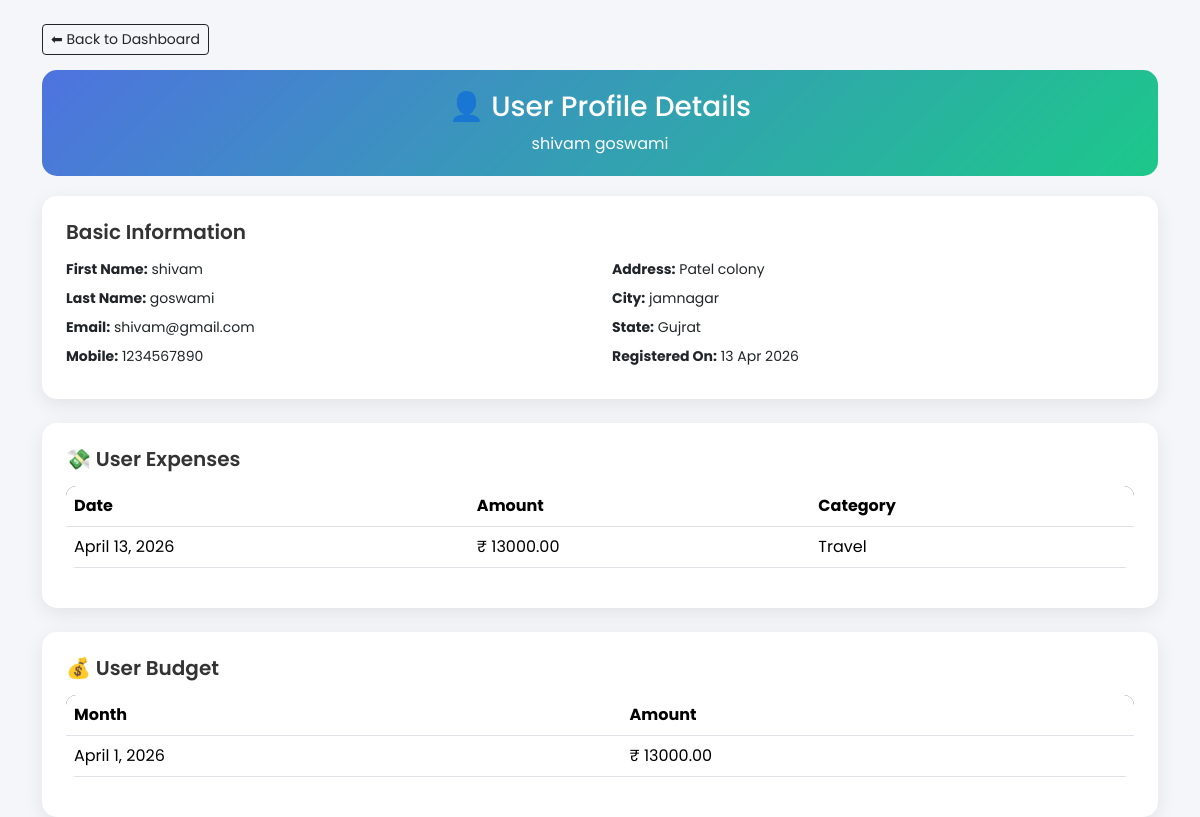
Page /user/8/ (signed in) on the earlier database version.
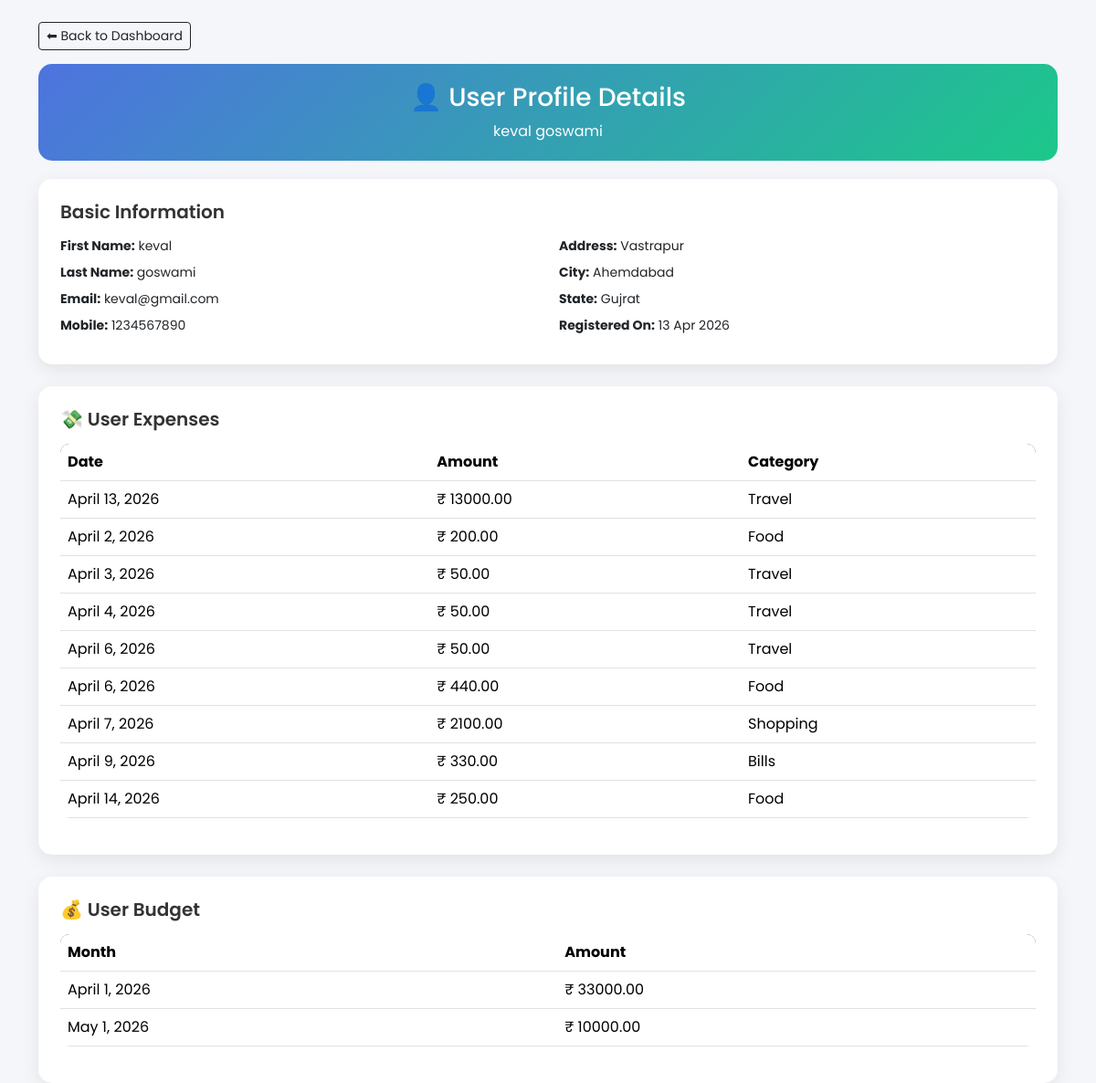
Same page on the later database version.
### web/models.py (models this page shows, shortened)
class user(models.Model):
    fname = models.CharField(max_length=30)
    lname = models.CharField(max_length=30)
    email = models.CharField(max_length=50)
    mobile = models.CharField(max_length=10)
    password = models.CharField(max_length=16)
    address = models.TextField(max_length=100)
    city = models.CharField(max_length=100)
    state = models.CharField(max_length=100)
    registration_date = models.DateTimeField(auto_now_add=True)

class expense(models.Model):
    user = models.ForeignKey(user, on_delete=models.CASCADE)
    date = models.DateField()
    amount = models.DecimalField(max_digits=10, decimal_places=2)
    category = models.CharField(max_length=100)
    description = models.TextField()

class budget(models.Model):
    user = models.ForeignKey(user, on_delete=models.CASCADE)
    month = models.DateField()
    amount = models.DecimalField(max_digits=10, decimal_places=2)

### web/views.py (the view)
# urls.py: path('user/<int:id>/', user_detail, name='user_detail'),
def user_detail(request, id):
    if not request.session.get('admin'):
        return redirect('admin_login')
    user_data = user.objects.get(id=id)
    user_expenses = expense.objects.filter(user=user_data)
    user_budget = budget.objects.filter(user=user_data)
    context = {
        'user': user_data,
        'expenses': user_expenses,
        'budgets': user_budget,
    }
    return render(request, "user_detail.html", context)

### web/templates/user_detail.html (shortened to what this page needs)
<!DOCTYPE html>
<html>
<head>
    <link href="https://cdn.jsdelivr.net/npm/bootstrap@5.3.2/dist/css/bootstrap.min.css" rel="stylesheet">
</head>
<body>
<div class="container mt-4">
    <div class="back-btn">
        <a href="{% url 'admin_dashboard' %}" class="btn btn-outline-dark btn-sm">
            ⬅ Back to Dashboard
        </a>
    </div>
    <div class="page-header">
        <h3>👤 User Profile Details</h3>
        <p class="mb-0">{{ user.fname }} {{ user.lname }}</p>
    </div>
    <div class="card p-4 mb-4">
        <h5 class="section-title">Basic Information</h5>
        <div class="row info">
            <div class="col-md-6">
                <p><strong>First Name:</strong> {{ user.fname }}</p>
                <p><strong>Last Name:</strong> {{ user.lname }}</p>
                <p><strong>Email:</strong> {{ user.email }}</p>
                <p><strong>Mobile:</strong> {{ user.mobile }}</p>
            </div>
            <div class="col-md-6">
                <p><strong>Address:</strong> {{ user.address }}</p>
                <p><strong>City:</strong> {{ user.city }}</p>
                <p><strong>State:</strong> {{ user.state }}</p>
                <p><strong>Registered On:</strong> {{ user.registration_date|date:"d M Y" }}</p>
            </div>
        </div>
    </div>
    <div class="card p-4 mb-4">
        <h5 class="section-title">💸 User Expenses</h5>
        <div class="table-responsive">
            <table class="table table-hover">
                <thead>
                    <tr>
                        <th>Date</th>
                        <th>Amount</th>
                        <th>Category</th>
                    </tr>
                </thead>
                <tbody>
                    {% for e in expenses %}
                    <tr>
                        <td>{{ e.date }}</td>
                        <td>₹ {{ e.amount }}</td>
                        <td>{{ e.category }}</td>
                    </tr>
                    {% empty %}
                    <tr>
                        <td colspan="3" class="text-center text-muted">No expenses found</td>
                    </tr>
                    {% endfor %}
                </tbody>
            </table>
        </div>
    </div>
    <div class="card p-4">
        <h5 class="section-title">💰 User Budget</h5>
        <div class="table-responsive">
            <table class="table table-hover">
                <thead>
                    <tr>
                        <th>Month</th>
                        <th>Amount</th>
                    </tr>
                </thead>
                <tbody>
                    {% for b in budgets %}
                    <tr>
                        <td>{{ b.month }}</td>
                        <td>₹ {{ b.amount }}</td>
                    </tr>
                    {% empty %}
                    <tr>
                        <td colspan="2" class="text-center text-muted">No budget found</td>
                    </tr>
                    {% endfor %}
                </tbody>
            </table>
        </div>
    </div>
</div>
</body>
</html>

### web/templates/user_detail.html (style rules this page uses)
body { background: #f4f6f9; font-family: 'Poppins', sans-serif; }
.page-header { background: linear-gradient(135deg, #4e73df, #1cc88a); color: white; padding: 20px; border-radius: 15px; text-align: center; margin-bottom: 20px; }
.card { border: none; border-radius: 15px; box-shadow: 0 6px 20px rgba(0,0,0,0.08); }
.section-title { font-weight: 600; margin-bottom: 15px; color: #333; }
.info p { margin-bottom: 8px; font-size: 14px; }
table { border-radius: 10px; overflow: hidden; }
table thead { background: #343a40; color: white; }
.back-btn { margin-bottom: 15px; }

Differences in the rows shown:
changed user "goswami": fname "shivam" → "keval"; email "shivam@gmail.com" → "keval@gmail.com"; address "Patel colony" → "Vastrapur"; city "jamnagar" → "Ahemdabad"
added expense: date "April 2, 2026", amount "200.00", category "Food"
added expense: date "April 3, 2026", amount "50.00", category "Travel"
added expense: date "April 4, 2026", amount "50.00", category "Travel"
added expense: date "April 6, 2026", amount "50.00", category "Travel"
added expense: date "April 6, 2026", amount "440.00", category "Food"
added expense: date "April 7, 2026", amount "2100.00", category "Shopping"
added expense: date "April 9, 2026", amount "330.00", category "Bills"
added expense: date "April 14, 2026", amount "250.00", category "Food"
changed budget "April 1, 2026": amount "13000.00" → "33000.00"
added budget: month "May 1, 2026", amount "10000.00"
